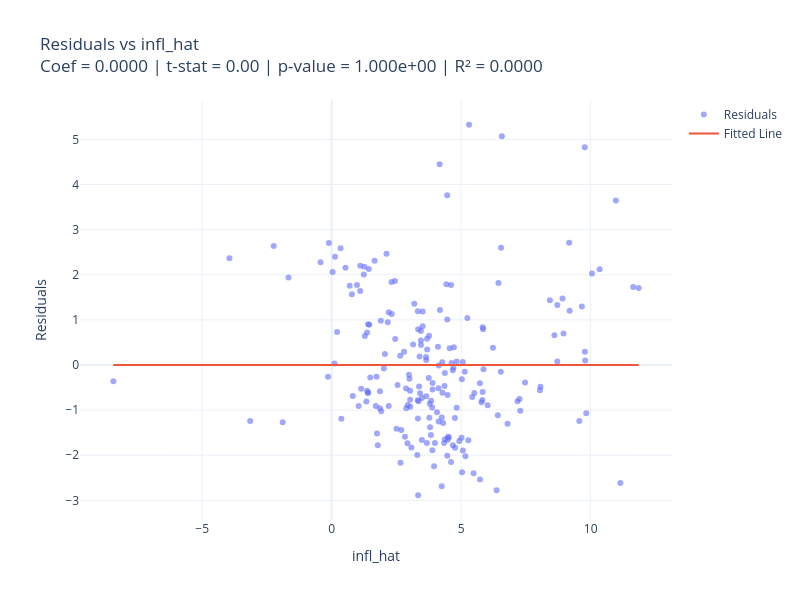
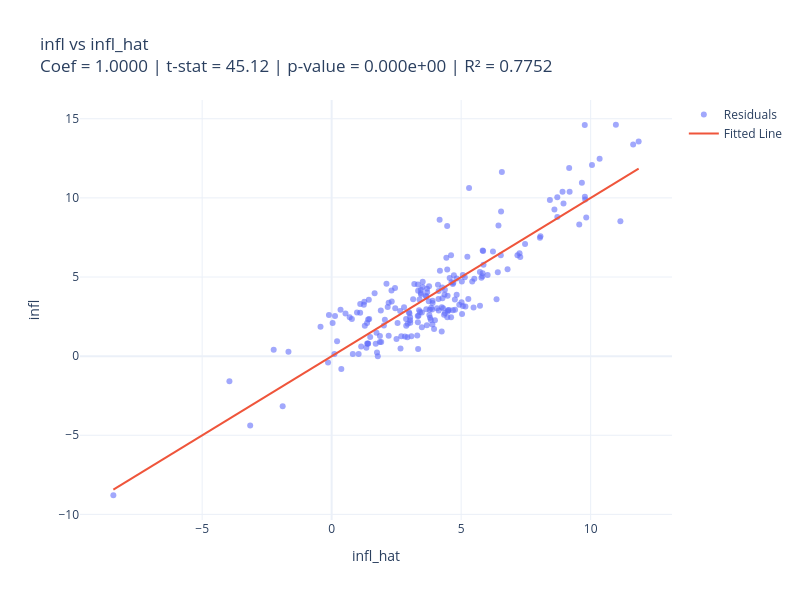

Notebook code for these charts, in order:
### Code cell
# Linearity Check
lin_check = ols.check_linearity(y=y, X=X)
print(lin_check)

### Figure 1 — Plotly figure (JSON) as saved in the notebook; plotly's stock layout.template omitted (floating-point values rounded to 4 significant figures; data arrays with more than 128 entries replaced by an {"elided": "..."} marker saying what was removed)
{"data": [{"hovertemplate": "Label: %{text}<br>X: %{x}<br>Y: %{y}<extra></extra>", "marker": {"opacity": 0.6, "size": 6}, "mode": "markers", "name": "Residuals", "text": {"elided": "203 str values"}, "type": "scatter", "x": {"elided": "203 float values"}, "y": {"elided": "203 float values"}}, {"line": {"width": 2}, "mode": "lines", "name": "Fitted Line", "type": "scatter", "x": {"elided": "203 float values"}, "y": {"elided": "203 float values"}}], "layout": {"height": 600, "title": {"text": "Residuals vs infl_hat <br>Coef = 0.0000 | t-stat = 0.00 | p-value = 1.000e+00 | R² = 0.0000"}, "width": 800, "xaxis": {"title": {"text": "infl_hat"}}, "yaxis": {"title": {"text": "Residuals"}}}}

### Figure 2 — Plotly figure (JSON) as saved in the notebook; plotly's stock layout.template omitted (floating-point values rounded to 4 significant figures; data arrays with more than 128 entries replaced by an {"elided": "..."} marker saying what was removed)
{"data": [{"hovertemplate": "Label: %{text}<br>X: %{x}<br>Y: %{y}<extra></extra>", "marker": {"opacity": 0.6, "size": 6}, "mode": "markers", "name": "Residuals", "text": {"elided": "203 str values"}, "type": "scatter", "x": {"elided": "203 float values"}, "y": {"elided": "203 float values"}}, {"line": {"width": 2}, "mode": "lines", "name": "Fitted Line", "type": "scatter", "x": {"elided": "203 float values"}, "y": {"elided": "203 float values"}}], "layout": {"height": 600, "title": {"text": "infl vs infl_hat <br>Coef = 1.0000 | t-stat = 45.12 | p-value = 0.000e+00 | R² = 0.7752"}, "width": 800, "xaxis": {"title": {"text": "infl_hat"}}, "yaxis": {"title": {"text": "infl"}}}}
